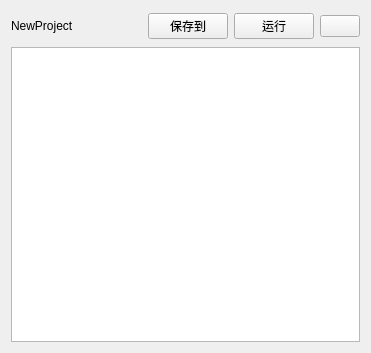
<?xml version="1.0" encoding="UTF-8"?>
<ui version="4.0">
 <class>showCodes</class>
 <widget class="QWidget" name="showCodes">
  <property name="geometry">
   <rect>
    <x>0</x>
    <y>0</y>
    <width>371</width>
    <height>353</height>
   </rect>
  </property>
  <property name="sizePolicy">
   <sizepolicy hsizetype="Expanding" vsizetype="Expanding">
    <horstretch>0</horstretch>
    <verstretch>0</verstretch>
   </sizepolicy>
  </property>
  <property name="windowTitle">
   <string>Form</string>
  </property>
  <layout class="QGridLayout" name="gridLayout">
   <item row="0" column="0">
    <layout class="QHBoxLayout" name="horizontalLayout">
     <item>
      <widget class="QStackedWidget" name="stackedWidget">
       <property name="sizePolicy">
        <sizepolicy hsizetype="Fixed" vsizetype="Fixed">
         <horstretch>0</horstretch>
         <verstretch>0</verstretch>
        </sizepolicy>
       </property>
       <property name="minimumSize">
        <size>
         <width>100</width>
         <height>30</height>
        </size>
       </property>
       <property name="maximumSize">
        <size>
         <width>100</width>
         <height>30</height>
        </size>
       </property>
       <widget class="QWidget" name="page_lb">
        <widget class="QLabel" name="projectName_Lb">
         <property name="geometry">
          <rect>
           <x>0</x>
           <y>0</y>
           <width>100</width>
           <height>30</height>
          </rect>
         </property>
         <property name="minimumSize">
          <size>
           <width>100</width>
           <height>30</height>
          </size>
         </property>
         <property name="maximumSize">
          <size>
           <width>100</width>
           <height>30</height>
          </size>
         </property>
         <property name="text">
          <string>NewProject</string>
         </property>
        </widget>
       </widget>
       <widget class="QWidget" name="page_le">
        <widget class="QLineEdit" name="projectName_Le">
         <property name="geometry">
          <rect>
           <x>0</x>
           <y>0</y>
           <width>100</width>
           <height>30</height>
          </rect>
         </property>
         <property name="minimumSize">
          <size>
           <width>100</width>
           <height>30</height>
          </size>
         </property>
         <property name="maximumSize">
          <size>
           <width>100</width>
           <height>30</height>
          </size>
         </property>
        </widget>
       </widget>
      </widget>
     </item>
     <item>
      <spacer name="horizontalSpacer">
       <property name="orientation">
        <enum>Qt::Horizontal</enum>
       </property>
       <property name="sizeHint" stdset="0">
        <size>
         <width>40</width>
         <height>20</height>
        </size>
       </property>
      </spacer>
     </item>
     <item>
      <widget class="QPushButton" name="save_Pb">
       <property name="text">
        <string>保存到</string>
       </property>
       <property name="icon">
        <iconset resource="res.qrc">
         <normaloff>:/icon/save.png</normaloff>:/icon/save.png</iconset>
       </property>
      </widget>
     </item>
     <item>
      <widget class="QPushButton" name="run_Pb">
       <property name="text">
        <string>运行</string>
       </property>
       <property name="icon">
        <iconset resource="res.qrc">
         <normaloff>:/icon/run.png</normaloff>:/icon/run.png</iconset>
       </property>
      </widget>
     </item>
     <item>
      <widget class="QPushButton" name="fileTree_Pb">
       <property name="text">
        <string/>
       </property>
       <property name="icon">
        <iconset resource="res.qrc">
         <normaloff>:/icon/folderOpen.png</normaloff>:/icon/folderOpen.png</iconset>
       </property>
      </widget>
     </item>
    </layout>
   </item>
   <item row="1" column="0">
    <widget class="QTextEdit" name="textEdit"/>
   </item>
  </layout>
 </widget>
 <resources>
  <include location="res.qrc"/>
 </resources>
 <connections/>
</ui>
